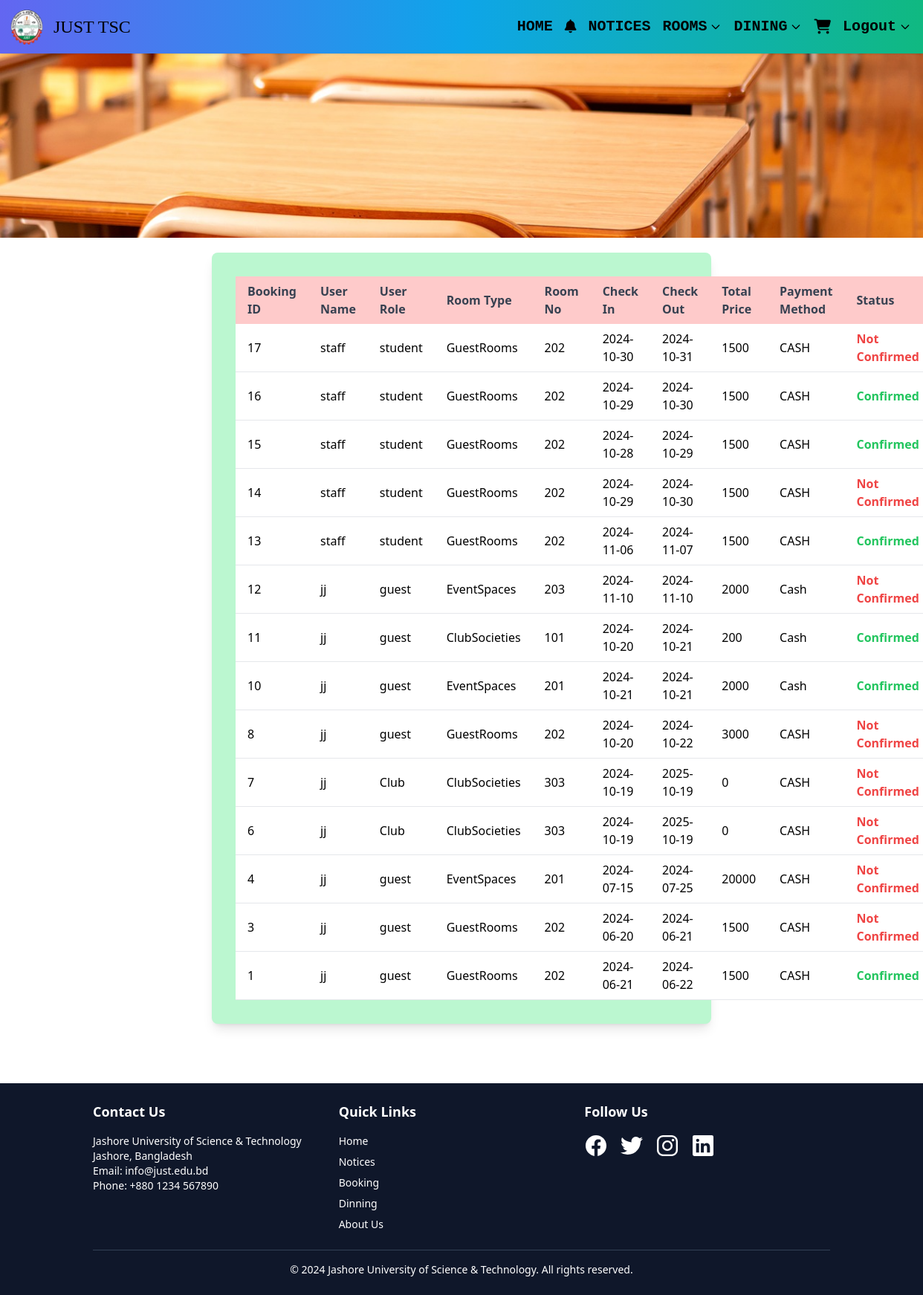
The app's page /user_booking_list (signed in) with its own data.
### TSC/models.py (models this page shows, shortened)
class Booking(models.Model):
    PAYMENT_CHOICES = [
        ('CASH', 'CASH'),
        ('E-Payment', 'E-Payment'),
    ]
    booking_id = models.AutoField(primary_key=True)
    user=models.ForeignKey(settings.AUTH_USER_MODEL,on_delete=models.CASCADE)
    email = models.EmailField()
    room = models.ForeignKey(Room, on_delete=models.SET_NULL,null=True,blank=True)
    check_in=models.DateTimeField()
    check_out=models.DateTimeField()
    tot_price=models.IntegerField(default=0)
    payment_method = models.CharField(max_length=10, choices=PAYMENT_CHOICES, default='CASH')
    confirmed = models.IntegerField(default=0)
    role=models.CharField(max_length=10,default="Student")

class Room(models.Model):
    current_status=[
        ('Available for booking','Available for booking'),
        ('Not available currently','Not available currently'),
        ('Not for Booking','Not for booking'),
    ]
    room=models.CharField(max_length=50)
    roomtype = models.ForeignKey(Room_Type, on_delete=models.SET_NULL,null=True,blank=True)
    capacity=models.IntegerField(default=0)
    status = models.CharField(null=True,blank=True,max_length=50, choices=current_status)
    description=models.TextField(null=True,blank=True)
    img=models.FileField(upload_to='img')
    price=models.IntegerField(default=0)
    def __str__(self) -> str:
        return self.room

class Room_Type(models.Model):
    roomtype = models.CharField(max_length=100)
    def __str__(self):
        return self.roomtype

### TSC/views.py (the view)
# urls.py: path('user_booking_list',views.UserBookingList,name="user_booking_list"),
@custom_login_required
def UserBookingList(request):
    booking_list=Booking.objects.all().order_by('-booking_id')
    return render(request,'user_booking_list.html',{'booking_list':booking_list})

### TSC/views.py (called while the page is built)
def custom_login_required(function=None, redirect_field_name='next', login_url=None):
    @wraps(function)
    def _wrapped_view(request, *args, **kwargs):
        if not request.user.is_authenticated:
            messages.info(request, "You need to log in first to access this page.")
            return redirect('login')
        return function(request, *args, **kwargs)
    return _wrapped_view

### templates/user_booking_list.html (shortened to what this page needs)
{% extends "image.html" %}
{% block first %}
<div class="container mx-auto mt-5 mb-20">
    <form class="w-full sm:max-w-lg md:max-w-2xl lg:max-w-10xl xl:max-w-6xl mx-auto bg-green-200 p-8 rounded-lg shadow-lg">
        <table class="w-full text-left table-auto">
            <thead>
                <tr class="bg-red-200 text-gray-700">
                    <th scope="col" class="px-4 py-2">Booking ID</th>
                    <th scope="col" class="px-4 py-2">User Name</th>
                    <th scope="col" class="px-4 py-2">User Role</th>
                    <th scope="col" class="px-4 py-2">Room Type</th>
                    <th scope="col" class="px-4 py-2">Room No</th>
                    <th scope="col" class="px-4 py-2">Check In</th>
                    <th scope="col" class="px-4 py-2">Check Out</th>
                    <th scope="col" class="px-4 py-2">Total Price</th>
                    <th scope="col" class="px-4 py-2">Payment Method</th>
                    <th scope="col" class="px-4 py-2">Status</th>
                </tr>
            </thead>
            <tbody>
                {% for bl in booking_list %}
                <tr class="bg-white border-b border-gray-200">
                    <td class="px-4 py-2">{{ bl.booking_id }}</td>
                    <td class="px-4 py-2">{{ bl.user }}</td>
                    <td class="px-4 py-2">{{ bl.role }}</td>
                    <td class="px-4 py-2">{{ bl.room.roomtype }}</td>
                    <td class="px-4 py-2">{{ bl.room }}</td>
                    <td class="px-4 py-2">{{ bl.check_in|date:"Y-m-d" }}</td>
                    <td class="px-4 py-2">{{ bl.check_out|date:"Y-m-d" }}</td>
                    <td class="px-4 py-2">{{ bl.tot_price }}</td>
                    <td class="px-4 py-2">{{ bl.payment_method }}</td>
                    {% if bl.confirmed == 1 %}
                        <td class="px-4 py-2 text-green-500 font-semibold">Confirmed</td>
                    {% else %}
                        <td class="px-4 py-2 text-red-500 font-semibold">Not Confirmed</td>
                    {% endif %}
                </tr>
                {% endfor %}
            </tbody>
        </table>
    </form>
</div>
{% endblock %}

### templates/navbar.html (style rules this page uses)
html, body { height: 100%; margin: 0; }

### records on screen
Booking: booking_id "17", user "staff", role "student", room.roomtype "GuestRooms", room "202", check_in "2024-10-30", check_out "2024-10-31", tot_price "1500", payment_method "CASH", confirmed "Not Confirmed"
Booking: booking_id "16", user "staff", role "student", room.roomtype "GuestRooms", room "202", check_in "2024-10-29", check_out "2024-10-30", tot_price "1500", payment_method "CASH", confirmed "Confirmed"
Booking: booking_id "15", user "staff", role "student", room.roomtype "GuestRooms", room "202", check_in "2024-10-28", check_out "2024-10-29", tot_price "1500", payment_method "CASH", confirmed "Confirmed"
Booking: booking_id "14", user "staff", role "student", room.roomtype "GuestRooms", room "202", check_in "2024-10-29", check_out "2024-10-30", tot_price "1500", payment_method "CASH", confirmed "Not Confirmed"
Booking: booking_id "13", user "staff", role "student", room.roomtype "GuestRooms", room "202", check_in "2024-11-06", check_out "2024-11-07", tot_price "1500", payment_method "CASH", confirmed "Confirmed"
Booking: booking_id "12", user "jj", role "guest", room.roomtype "EventSpaces", room "203", check_in "2024-11-10", check_out "2024-11-10", tot_price "2000", payment_method "Cash", confirmed "Not Confirmed"
Booking: booking_id "11", user "jj", role "guest", room.roomtype "ClubSocieties", room "101", check_in "2024-10-20", check_out "2024-10-21", tot_price "200", payment_method "Cash", confirmed "Confirmed"
Booking: booking_id "10", user "jj", role "guest", room.roomtype "EventSpaces", room "201", check_in "2024-10-21", check_out "2024-10-21", tot_price "2000", payment_method "Cash", confirmed "Confirmed"
Booking: booking_id "8", user "jj", role "guest", room.roomtype "GuestRooms", room "202", check_in "2024-10-20", check_out "2024-10-22", tot_price "3000", payment_method "CASH", confirmed "Not Confirmed"
Booking: booking_id "7", user "jj", role "Club", room.roomtype "ClubSocieties", room "303", check_in "2024-10-19", check_out "2025-10-19", tot_price "0", payment_method "CASH", confirmed "Not Confirmed"
Booking: booking_id "6", user "jj", role "Club", room.roomtype "ClubSocieties", room "303", check_in "2024-10-19", check_out "2025-10-19", tot_price "0", payment_method "CASH", confirmed "Not Confirmed"
Booking: booking_id "4", user "jj", role "guest", room.roomtype "EventSpaces", room "201", check_in "2024-07-15", check_out "2024-07-25", tot_price "20000", payment_method "CASH", confirmed "Not Confirmed"
Booking: booking_id "3", user "jj", role "guest", room.roomtype "GuestRooms", room "202", check_in "2024-06-20", check_out "2024-06-21", tot_price "1500", payment_method "CASH", confirmed "Not Confirmed"
Booking: booking_id "1", user "jj", role "guest", room.roomtype "GuestRooms", room "202", check_in "2024-06-21", check_out "2024-06-22", tot_price "1500", payment_method "CASH", confirmed "Confirmed"
